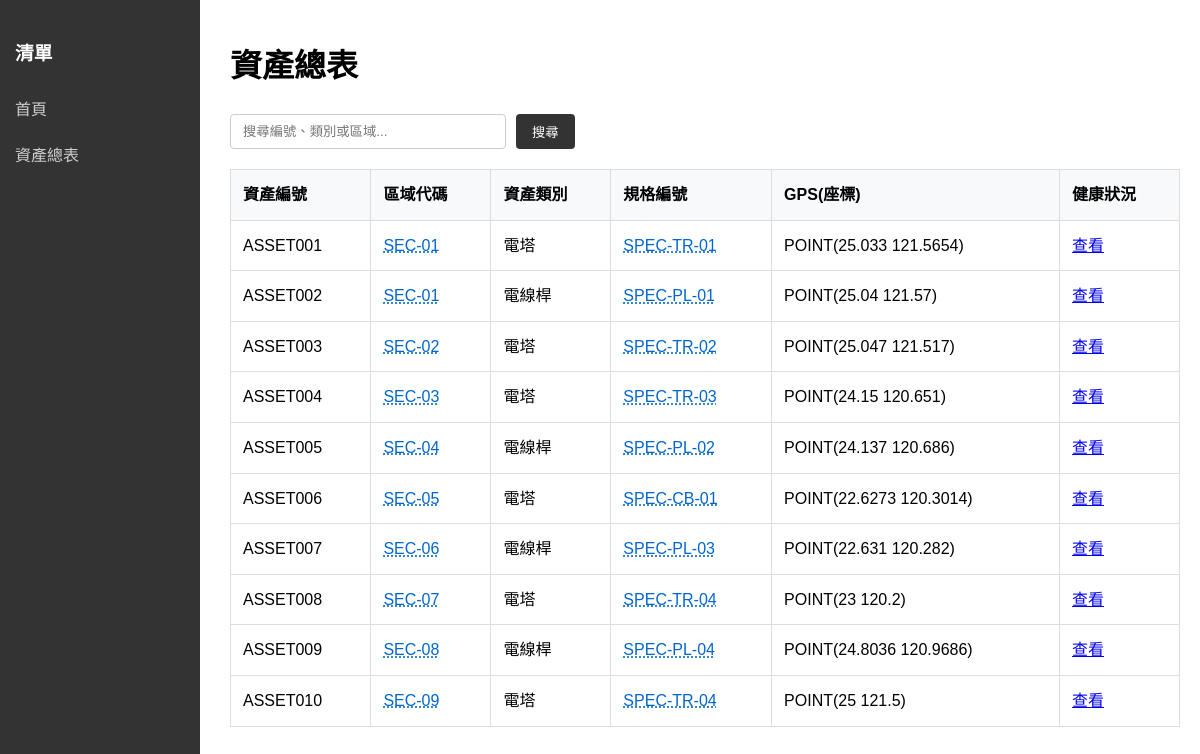
Page /src/public/assets.php on the committed database.
### tables this page shows
CREATE TABLE IF NOT EXISTS `Powerasset` (
  `asset_id` varchar(10) PRIMARY KEY NOT NULL comment '資產ID',
  `sector_id` varchar(50) NOT NULL comment '區域id',
  `type` varchar(20)  NOT NULL comment '電塔,電線桿...',
  `spec_id` varchar(50) NOT NULL comment '規格id',
  `gps` point comment '地理位置'
);

### src/public/assets.php (the view, shortened to what this page needs)
<!DOCTYPE html>
<html lang="zh-Hant">
<head>
    <link rel="stylesheet" href="css/style.css">
</head>
<body>
    <div class="sidebar">
        <h3>清單</h3>
        <a href="index.php">首頁</a>
        <a href="assets.php">資產總表</a>
        <?php require_once __DIR__ . '/backend-menu.php'; backend_render_menu(); ?>
    </div>
    <div class="main">
        <?php
        $search = $_GET['q'] ?? '';
        try {
            $dsn = "mysql:host=" . $_ENV['DB_HOST'] . ";dbname=" . $_ENV['DB_NAME'] . ";port=" . $_ENV['DB_PORT'];
            $pdo = new PDO($dsn, $_ENV['DB_USER'], $_ENV['DB_PASS']);
            $pdo->setAttribute(PDO::ATTR_ERRMODE, PDO::ERRMODE_EXCEPTION);
            $sql = "SELECT pa.*,
                        ST_AsText(pa.gps) as gps_coord,
                        CONCAT(s.city, ' ', s.street, ' (', s.feeder_area, ')') as full_address,
                        CONCAT(
                            m.name, ' - ', asp.model,
                            '\n電壓: ', asp.voltage, 'V / 電流: ', asp.amperage, 'A'
                        ) as spec_detail
                    FROM PowerAsset pa
                    LEFT JOIN Sector s ON pa.sector_id = s.sector_id
                    LEFT JOIN AssetSpec asp ON pa.spec_id = asp.spec_id
                    LEFT JOIN Manufacturer m ON asp.manufacturer_id = m.manufacturer_id";
            if ($search !== '') {
                $sql .= " WHERE pa.asset_id LIKE :q OR pa.type LIKE :q OR pa.sector_id LIKE :q";
                $stmt = $pdo->prepare($sql);
                $stmt->execute(['q' => "%$search%"]);
            } else {
                $stmt = $pdo->query($sql);
            }
            $assets = $stmt->fetchAll(PDO::FETCH_ASSOC);
        } catch (PDOException $e) {
            die("Database error: " . $e->getMessage());
        }
        ?>
        <h1>資產總表</h1>
        <form action="assets.php" method="GET" class="search-container">
            <input type="text" name="q" placeholder="搜尋編號、類別或區域..." value="<?= htmlspecialchars($search) ?>">
            <button type="submit">搜尋</button>
        </form>
        <?php if (count($assets) > 0): ?>
            <table border="1">
                <thead>
                    <tr>
                        <th>資產編號</th>
                        <th>區域代碼</th>
                        <th>資產類別</th>
                        <th>規格編號</th>
                        <th>GPS(座標)</th>
                        <th>健康狀況</th>
                    </tr>
                </thead>
                <tbody>
                    <?php foreach ($assets as $asset):  ?>
                        <tr>
                            <td><?= htmlspecialchars($asset['asset_id']) ?></td>
                            <td class="hover-info" data-tip="<?= htmlspecialchars($asset['full_address'] ?? '地址資訊暫缺') ?>">
                                <?= htmlspecialchars($asset['sector_id']) ?>
                            </td>
                            <td><?= htmlspecialchars($asset['type']) ?></td>
                            <td class="hover-info" data-tip="<?= htmlspecialchars($asset['spec_detail'] ?? '規格資訊暫缺') ?>">
                                <?= htmlspecialchars($asset['spec_id']) ?>
                            </td>
                            <td><?= htmlspecialchars($asset['gps_coord']) ?></td>
                            <td>
                                <a href="health-details.php?id=<?= urlencode($asset['asset_id']) ?>">查看</a>
                            </td>
                        </tr>
                    <?php endforeach; ?>
                </tbody>
            </table>
        <?php else: ?>
            <p>No assets found.</p>
        <?php endif; ?>
    </div>
</body>
</html>

### src/public/css/style.css (style rules this page uses)
body { font-family: sans-serif; margin: 0; line-height: 1.6; }
.main { margin-left: 210px; padding: 20px; }
.sidebar { height: 100%; width: 200px; position: fixed; z-index: 1; top: 0; left: 0; background-color: #333; padding-top: 20px; color: white; }
.sidebar h3 { padding: 0 15px; }
.sidebar a { padding: 10px 15px; text-decoration: none; font-size: 16px; color: #ccc; display: block; }
table { width: 100%; border-collapse: collapse; margin-bottom: 30px; }
th, td { border: 1px solid #ddd; padding: 12px; text-align: left; }
th { background-color: #f8f9fa; }
.hover-info { color: #0066cc; cursor: help; text-decoration: underline dotted; }
.search-container { margin-bottom: 20px; display: flex; gap: 10px; }
.search-container input[type="text"] { padding: 8px 12px; border: 1px solid #ccc; border-radius: 4px; width: 250px; }
.search-container button { padding: 8px 16px; background-color: #333; color: white; border: none; border-radius: 4px; cursor: pointer; }

### rows in the picture
powerasset: asset_id "ASSET001", sector "SEC-01", type "電塔", spec "SPEC-TR-01", gps_coord "POINT(25.033 121.5654)"
powerasset: asset_id "ASSET002", sector "SEC-01", type "電線桿", spec "SPEC-PL-01", gps_coord "POINT(25.04 121.57)"
powerasset: asset_id "ASSET003", sector "SEC-02", type "電塔", spec "SPEC-TR-02", gps_coord "POINT(25.047 121.517)"
powerasset: asset_id "ASSET004", sector "SEC-03", type "電塔", spec "SPEC-TR-03", gps_coord "POINT(24.15 120.651)"
powerasset: asset_id "ASSET005", sector "SEC-04", type "電線桿", spec "SPEC-PL-02", gps_coord "POINT(24.137 120.686)"
powerasset: asset_id "ASSET006", sector "SEC-05", type "電塔", spec "SPEC-CB-01", gps_coord "POINT(22.6273 120.3014)"
powerasset: asset_id "ASSET007", sector "SEC-06", type "電線桿", spec "SPEC-PL-03", gps_coord "POINT(22.631 120.282)"
powerasset: asset_id "ASSET008", sector "SEC-07", type "電塔", spec "SPEC-TR-04", gps_coord "POINT(23 120.2)"
powerasset: asset_id "ASSET009", sector "SEC-08", type "電線桿", spec "SPEC-PL-04", gps_coord "POINT(24.8036 120.9686)"
powerasset: asset_id "ASSET010", sector "SEC-09", type "電塔", spec "SPEC-TR-04", gps_coord "POINT(25 121.5)"
